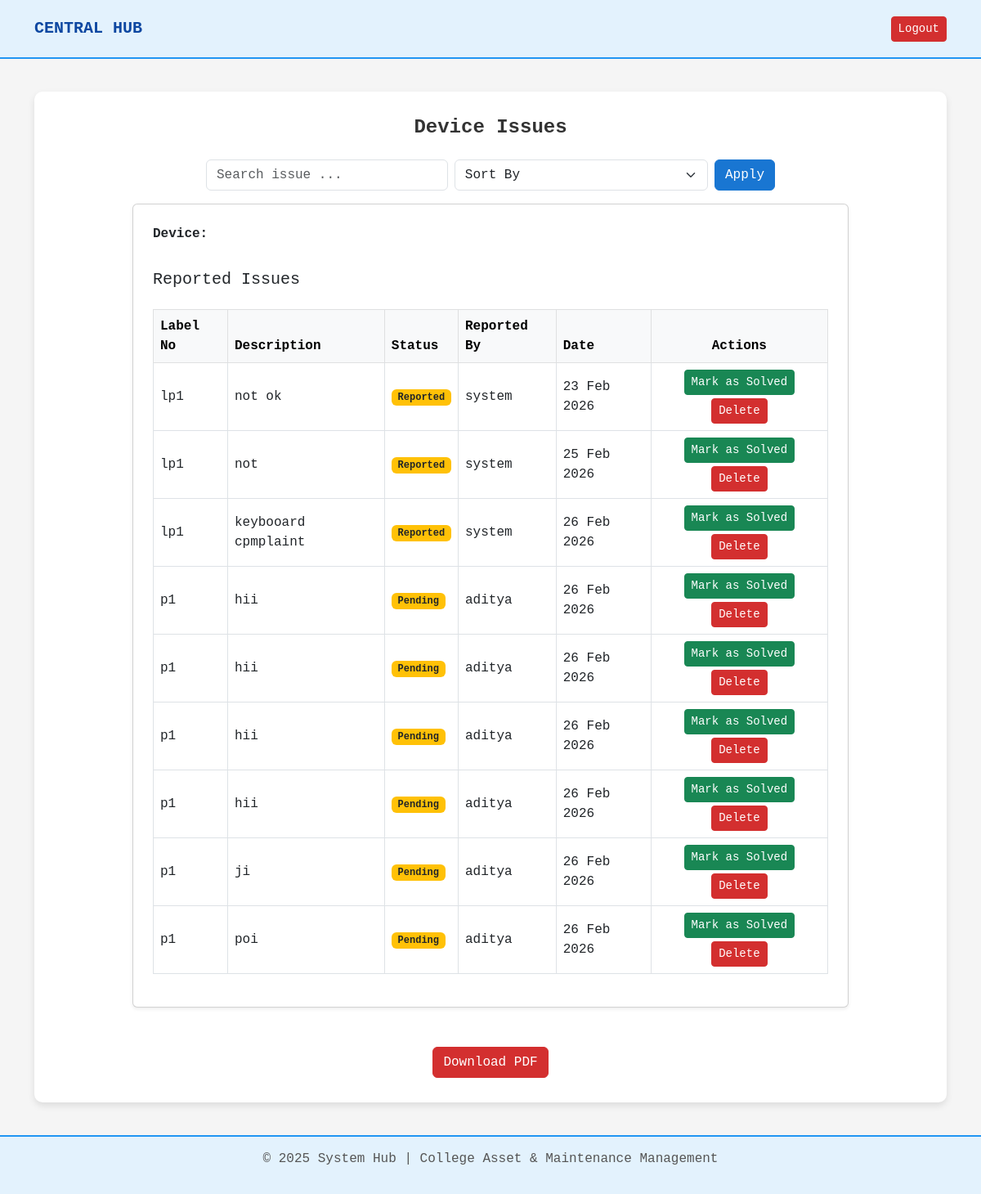
Screenshot of /issues/ (signed in) with the database file from the repository.
### core/models.py (models this page shows, shortened)
class DeviceIssues(models.Model):
    issue_id = models.AutoField(primary_key=True)
    device = models.ForeignKey(
        'Device',
        on_delete=models.CASCADE,
        related_name="issues"
    )
    reported_by = models.ForeignKey(
        settings.AUTH_USER_MODEL,
        on_delete=models.SET_NULL,
        null=True,
        related_name="reported_device_issues"
    )
    issue_description = models.TextField()
    report_date = models.DateField(auto_now_add=True)
    repaired_date = models.DateField(null=True, blank=True)
    repaired_by = models.ForeignKey(
        settings.AUTH_USER_MODEL,
        on_delete=models.SET_NULL,
        null=True,
        blank=True,
        related_name="repaired_device_issues"
    )
    repaired_description = models.TextField(null=True, blank=True)
    precautions = models.TextField(null=True, blank=True)
    cost = models.DecimalField(
        max_digits=10,
        decimal_places=2,
        null=True,
        blank=True
    )
    STATUS_CHOICES = [
        ('Pending', 'Pending'),
        ('In Progress', 'In Progress'),
        ('Solved', 'Solved'),
    ]
    status = models.CharField(
        max_length=20,
        choices=STATUS_CHOICES,
        default='Pending'
    )

class Device(models.Model):
    STATUS_CHOICES = [
        ('Working', 'Working'),
        ('Reported', 'Reported'),
    ]
    device_id = models.AutoField(primary_key=True)
    device_type = models.ForeignKey(DeviceType, on_delete=models.SET_NULL, null=True)
    label_no = models.CharField(max_length=50, unique=True)
    device_model = models.CharField(max_length=100)
    device_brand = models.CharField(max_length=100)
    device_cost = models.DecimalField(max_digits=10, decimal_places=2)
    manufactured_year = models.PositiveIntegerField()
    purchased_date = models.DateField()
    status = models.CharField(
        max_length=20,
        choices=STATUS_CHOICES,
        default='Working'
    )
    device_image = models.ImageField(upload_to='devices/', null=True, blank=True)
    department = models.ForeignKey(Department, on_delete=models.SET_NULL, null=True, blank=True)
    block_number = models.CharField(max_length=50, null=True, blank=True)
    floor_number = models.CharField(max_length=20, null=True, blank=True)
    room_number = models.CharField(max_length=20, null=True, blank=True)

class User(AbstractUser):
    user_id = models.AutoField(primary_key=True)
    department = models.ForeignKey(Department, on_delete=models.SET_NULL, null=True)
    designation = models.ForeignKey(Designation, on_delete=models.SET_NULL, null=True)
    def __str__(self):
        return self.username

### core/views.py (the view)
# urls.py: path('issues/', views.issue_list, name='issue_list'),
@login_required
def issue_list(request):
    user = request.user
    if not user.designation:
        issues = DeviceIssues.objects.none()
    else:
        user_role = user.designation.designation.strip().lower()
        if user_role == "principal":
            issues = DeviceIssues.objects.exclude(status="Solved")
        else:
            issues = DeviceIssues.objects.filter(
                device__department=user.department
            ).exclude(status="Solved")
    search_query = request.GET.get("search")
    if search_query:
        issues = issues.filter(
            Q(issue_description__icontains=search_query) |
            Q(device__label_no__icontains=search_query)
        )
    sort = request.GET.get("sort")
    if sort == "date_asc":
        issues = issues.order_by("report_date")
    elif sort == "date_desc":
        issues = issues.order_by("-report_date")
    elif sort == "status":
        issues = issues.order_by("status")
    return render(request, "issue_list.html", {
        "issues": issues,
    })

### templates/issue_list.html (shortened to what this page needs)
{% extends 'base.html' %}
{% block content %}
<h4 class="fw-bold mb-4 text-center">Device Issues</h4>
<div class="row justify-content-center mb-3">
    <div class="col-md-8">
        <form method="GET" class="d-flex gap-2">
            <input type="text"
                   name="search"
                   class="form-control"
                   placeholder="Search issue ..."
                   value="{{ request.GET.search }}">
            <select name="sort" class="form-select">
                <option value="">Sort By</option>
            </select>
            <button type="submit" class="btn btn-primary">
                Apply
            </button>
        </form>
    </div>
</div>
<div class="row justify-content-center">
    <div class="col-md-10">
        <div class="card shadow-sm p-4 mb-4">
            <p><strong>Device:</strong> {{ device.label_no }}</p>
            <h5 class="mt-3">Reported Issues</h5>
            {% if issues %}
            <div class="table-responsive mt-3">
                <table class="table table-bordered table-hover align-middle">
                    <thead class="table-light">
                        <tr>
                            <th>Label No</th>
                            <th>Description</th>
                            <th>Status</th>
                            <th>Reported By</th>
                            <th>Date</th>
                            <th class="text-center">Actions</th>
                        </tr>
                    </thead>
                    <tbody>
                        {% for issue in issues %}
                        <tr>
                            <td>{{ issue.device.label_no }}</td>
                            <td>{{ issue.issue_description }}</td>
                            <td>
                                <span class="badge
                                    {% if issue.status == 'Solved' %}bg-success
                                    {% elif issue.status == 'In Progress' %}bg-info
                                    {% else %}bg-warning text-dark{% endif %}">
                                    {{ issue.status }}
                                </span>
                            </td>
                            <td>{{ issue.reported_by }}</td>
                            <td>{{ issue.report_date|date:"d M Y" }}</td>
                            <td class="text-center">
                                {% if issue.status != "Solved" %}
                                    <a href="{% url 'issue_solved' issue.issue_id %}"
                                       class="btn btn-success btn-sm mb-1">
                                        Mark as Solved
                                    </a>
                                {% endif %}
                                <form method="POST"
                                      action="{% url 'delete_issue' issue.issue_id %}"
                                      style="display:inline;">
                                    <button type="submit"
                                            class="btn btn-danger btn-sm"
                                            onclick="return confirm('Are you sure you want to delete this issue?');">
                                        Delete
                                    </button>
                                </form>
                            </td>
                        </tr>
                        {% endfor %}
                    </tbody>
                </table>
            </div>
            {% else %}
            <div class="alert alert-info mt-3">
                No issues reported yet.
            </div>
            {% endif %}
        </div>
    </div>
</div>
<div class="text-center mt-4">
    <a href="{% url 'download_issue_list_pdf' %}?search={{ request.GET.search }}&sort={{ request.GET.sort }}"
       class="btn btn-danger">
        Download PDF
    </a>
</div>
{% endblock %}

### templates/base.html (style rules this page uses)
body { background-color: #F5F5F5; color: #333; font-family: 'Courier New', monospace; min-height: 100vh; display: flex; flex-direction: column; }
.btn-primary { background-color: #1976D2; border-color: #1976D2; }
.btn-danger { background-color: #D32F2F; border-color: #D32F2F; }

### rows the page displays
DeviceIssues: device.label_no "lp1", issue_description "not ok", status "Reported", reported_by "system", report_date "23 Feb 2026", shows "Mark as Solved"
DeviceIssues: device.label_no "lp1", issue_description "not", status "Reported", reported_by "system", report_date "25 Feb 2026", shows "Mark as Solved"
DeviceIssues: device.label_no "lp1", issue_description "keybooard cpmplaint", status "Reported", reported_by "system", report_date "26 Feb 2026", shows "Mark as Solved"
DeviceIssues: device.label_no "p1", issue_description "hii", status "Pending", reported_by "aditya", report_date "26 Feb 2026", shows "Mark as Solved"
DeviceIssues: device.label_no "p1", issue_description "hii", status "Pending", reported_by "aditya", report_date "26 Feb 2026", shows "Mark as Solved"
DeviceIssues: device.label_no "p1", issue_description "hii", status "Pending", reported_by "aditya", report_date "26 Feb 2026", shows "Mark as Solved"
DeviceIssues: device.label_no "p1", issue_description "hii", status "Pending", reported_by "aditya", report_date "26 Feb 2026", shows "Mark as Solved"
DeviceIssues: device.label_no "p1", issue_description "ji", status "Pending", reported_by "aditya", report_date "26 Feb 2026", shows "Mark as Solved"
DeviceIssues: device.label_no "p1", issue_description "poi", status "Pending", reported_by "aditya", report_date "26 Feb 2026", shows "Mark as Solved"
